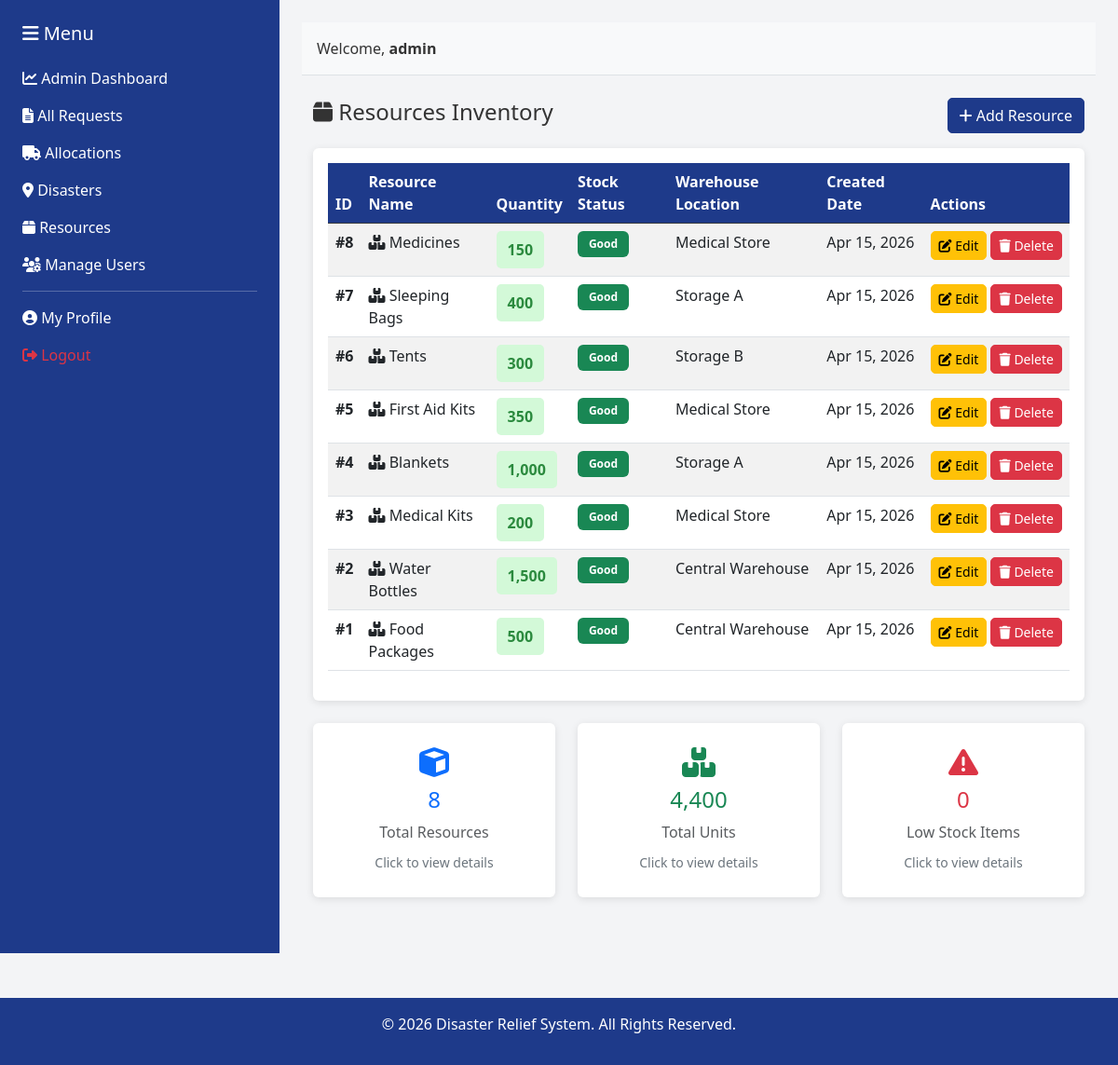
/resources/view_resources.php (signed in), run on the app's committed database.
### tables this page shows
CREATE TABLE IF NOT EXISTS `resources` (
    `id` INT PRIMARY KEY AUTO_INCREMENT,
    `resource_name` VARCHAR(100) NOT NULL,
    `quantity` INT NOT NULL DEFAULT 0,
    `warehouse_location` VARCHAR(255),
    `created_at` TIMESTAMP DEFAULT CURRENT_TIMESTAMP,
    `updated_at` TIMESTAMP DEFAULT CURRENT_TIMESTAMP ON UPDATE CURRENT_TIMESTAMP,
    UNIQUE KEY `unique_resource` (`resource_name`)
);

### resources/view_resources.php (the view, shortened to what this page needs)
<?php
require_once '../config/database.php';
$low_stock_threshold = 100;
$query = "SELECT * FROM resources ORDER BY id DESC";
$result = $conn->query($query);
$low_stock_query = "SELECT * FROM resources WHERE quantity < $low_stock_threshold ORDER BY quantity ASC";
$low_stock_result = $conn->query($low_stock_query);
?>
<!DOCTYPE html>
<html lang="en">
<head>
    <link href="https://cdn.jsdelivr.net/npm/bootstrap@5.3.0/dist/css/bootstrap.min.css" rel="stylesheet">
    <link href="https://cdnjs.cloudflare.com/ajax/libs/font-awesome/6.4.0/css/all.min.css" rel="stylesheet">
    <link href="../assets/css/style.css" rel="stylesheet">
</head>
<body>
    <div class="container-fluid">
        <div class="row" style="min-height: 100vh;">
            <?php include '../includes/sidebar.php'; ?>
            <div class="col-md-9 p-4" style="background-color: #F3F4F6;">
                <?php include '../includes/header.php'; ?>
                <div class="container mt-4">
                    <div class="d-flex justify-content-between align-items-center mb-3">
                        <h4><i class="fas fa-box"></i> Resources Inventory</h4>
                        <a href="add_resource.php" class="btn btn-primary">
                            <i class="fas fa-plus"></i> Add Resource
                        </a>
                    </div>
                    <div class="card">
                        <div class="card-body">
                            <?php if ($result->num_rows > 0): ?>
                                <div class="table-responsive">
                                    <table class="table table-striped table-hover">
                                        <thead class="table-dark">
                                            <tr>
                                                <th>ID</th>
                                                <th>Resource Name</th>
                                                <th>Quantity</th>
                                                <th>Stock Status</th>
                                                <th>Warehouse Location</th>
                                                <th>Created Date</th>
                                                <th>Actions</th>
                                            </tr>
                                        </thead>
                                        <tbody>
                                            <?php
                                            $result->data_seek(0);
                                            while ($row = $result->fetch_assoc()):
                                                $qty = $row['quantity'];
                                                if ($qty < 50) {
                                                    $status_class = 'quantity-low';
                                                    $status_text = 'Critical';
                                                } elseif ($qty < $low_stock_threshold) {
                                                    $status_class = 'quantity-medium';
                                                    $status_text = 'Low';
                                                } else {
                                                    $status_class = 'quantity-good';
                                                    $status_text = 'Good';
                                                }
                                            ?>
                                                <tr class="table-row-clickable" onclick="window.location.href='update_resource.php?id=<?php echo $row['id']; ?>'">
                                                    <td><strong>#<?php echo $row['id']; ?></strong></td>
                                                    <td>
                                                        <i class="fas fa-boxes"></i>
                                                        <?php echo htmlspecialchars($row['resource_name']); ?>
                                                    </td>
                                                    <td>
                                                        <span class="quantity-badge <?php echo $status_class; ?>">
                                                            <?php echo number_format($row['quantity']); ?>
                                                        </span>
                                                    </td>
                                                    <td>
                                                        <?php
                                                        if ($status_text == 'Critical') {
                                                            echo '<span class="badge bg-danger">Critical</span>';
                                                        } elseif ($status_text == 'Low') {
                                                            echo '<span class="badge bg-warning">Low</span>';
                                                        } else {
                                                            echo '<span class="badge bg-success">Good</span>';
                                                        }
                                                        ?>
                                                    </td>
                                                    <td><?php echo htmlspecialchars($row['warehouse_location'] ?? 'Not specified'); ?></td>
                                                    <td><?php echo date('M d, Y', strtotime($row['created_at'])); ?></td>
                                                    <td class="action-buttons" onclick="event.stopPropagation();">
                                                        <a href="update_resource.php?id=<?php echo $row['id']; ?>" class="btn btn-sm btn-warning">
                                                            <i class="fas fa-edit"></i> Edit
                                                        </a>
                                                        <a href="?delete_id=<?php echo $row['id']; ?>" class="btn btn-sm btn-danger" onclick="return confirm('Are you sure you want to delete this resource?');">
                                                            <i class="fas fa-trash"></i> Delete
                                                        </a>
                                                    </td>
                                                </tr>
                                            <?php endwhile; ?>
                                        </tbody>
                                    </table>
                                </div>
                            <?php else: ?>
                                <p class="text-muted">No resources found. <a href="add_resource.php">Add one →</a></p>
                            <?php endif; ?>
                        </div>
                    </div>
                    <div class="row mt-4">
                        <div class="col-md-4 mb-3">
                            <div class="card summary-card" data-bs-toggle="modal" data-bs-target="#totalResourcesModal" style="cursor: pointer;">
                                <div class="card-body text-center p-4">
                                    <i class="fas fa-cube text-primary" style="font-size: 2rem; margin-bottom: 10px;"></i>
                                    <h4 class="text-primary"><?php echo $result->num_rows; ?></h4>
                                    <p class="text-muted mb-2">Total Resources</p>
                                    <small class="text-secondary">Click to view details</small>
                                </div>
                            </div>
                        </div>
                        <div class="col-md-4 mb-3">
                            <div class="card summary-card" data-bs-toggle="modal" data-bs-target="#totalUnitsModal" style="cursor: pointer;">
                                <div class="card-body text-center p-4">
                                    <i class="fas fa-boxes text-success" style="font-size: 2rem; margin-bottom: 10px;"></i>
                                    <h4 class="text-success">
                                        <?php
                                        $total_qty = $conn->query("SELECT SUM(quantity) as total FROM resources")->fetch_assoc()['total'];
                                        echo number_format($total_qty ?? 0);
                                        ?>
                                    </h4>
                                    <p class="text-muted mb-2">Total Units</p>
                                    <small class="text-secondary">Click to view details</small>
                                </div>
                            </div>
                        </div>
                        <div class="col-md-4 mb-3">
                            <div class="card summary-card" data-bs-toggle="modal" data-bs-target="#lowStockModal" style="cursor: pointer;">
                                <div class="card-body text-center p-4">
                                    <i class="fas fa-exclamation-triangle text-danger" style="font-size: 2rem; margin-bottom: 10px;"></i>
                                    <h4 class="text-danger"><?php echo $low_stock_result->num_rows; ?></h4>
                                    <p class="text-muted mb-2">Low Stock Items</p>
                                    <small class="text-secondary">Click to view details</small>
                                </div>
                            </div>
                        </div>
                    </div>
                </div>
            </div>
        </div>
    </div>
    <?php include '../includes/footer.php'; ?>
</body>
</html>

### includes/sidebar.php (shortened to what this page needs)
<?php
$current_user = isset($_SESSION['role']) ? $_SESSION['role'] : 'user';
?>
<nav class="col-md-3 bg-dark text-white p-4" style="min-height: 100vh;">
    <h5 class="mb-4"><i class="fas fa-bars"></i> Menu</h5>
    <ul class="list-unstyled">
        <li class="mb-3">
            <?php if ($current_user === 'admin'): ?>
                <a href="/DMS/admin/dashboard.php" class="text-white text-decoration-none">
                    <i class="fas fa-chart-line"></i> Admin Dashboard
                </a>
            <?php else: ?>
                <a href="/DMS/worker/dashboard.php" class="text-white text-decoration-none">
                    <i class="fas fa-home"></i> My Dashboard
                </a>
            <?php endif; ?>
        </li>
        <?php if ($current_user === 'admin'): ?>
            <li class="mb-3">
                <a href="/DMS/requests/view_requests.php" class="text-white text-decoration-none">
                    <i class="fas fa-file-alt"></i> All Requests
                </a>
            </li>
            <li class="mb-3">
                <a href="/DMS/allocations/view_allocations.php" class="text-white text-decoration-none">
                    <i class="fas fa-truck"></i> Allocations
                </a>
            </li>
            <li class="mb-3">
                <a href="/DMS/disasters/view_disasters.php" class="text-white text-decoration-none">
                    <i class="fas fa-map-marker-alt"></i> Disasters
                </a>
            </li>
            <li class="mb-3">
                <a href="/DMS/resources/view_resources.php" class="text-white text-decoration-none">
                    <i class="fas fa-box"></i> Resources
                </a>
            </li>
            <li class="mb-3">
                <a href="/DMS/admin/manage_users.php" class="text-white text-decoration-none">
                    <i class="fas fa-users-cog"></i> Manage Users
                </a>
            </li>
        <?php endif; ?>
        <hr>
        <li class="mb-3">
            <a href="/DMS/profile.php" class="text-white text-decoration-none">
                <i class="fas fa-user-circle"></i> My Profile
            </a>
        </li>
        <li>
            <a href="/DMS/logout.php" class="text-danger text-decoration-none">
                <i class="fas fa-sign-out-alt"></i> Logout
            </a>
        </li>
    </ul>
</nav>

### includes/header.php
<header class="bg-light p-3 border-bottom">
    <div class="d-flex justify-content-between align-items-center">
        <div>
            <span class="me-3">Welcome, <strong><?php echo $_SESSION['username'] ?? 'User'; ?></strong></span>
        </div>
    </div>
</header>

### includes/footer.php
<footer class="bg-dark text-white text-center p-3 mt-5">
    <p>&copy; 2026 Disaster Relief System. All Rights Reserved.</p>
</footer>

### assets/css/style.css (style rules this page uses)
:root { --primary: #1E3A8A; --secondary: #F97316; --background: #F3F4F6; --danger: #DC2626; }
* { margin: 0; padding: 0; box-sizing: border-box; }
body { font-family: 'Segoe UI', Tahoma, Geneva, Verdana, sans-serif; background-color: var(--background); color: #333; }
.btn-primary { background-color: var(--primary) !important; border-color: var(--primary) !important; }
.bg-dark { background-color: var(--primary) !important; }
.card { border: none; box-shadow: 0 2px 8px rgba(0, 0, 0, 0.1); margin-bottom: 20px; }
table { background-color: white; }
.table th { background-color: var(--primary); color: white; }
.badge { padding: 8px 12px; }
.btn { border-radius: 5px; font-weight: 500; }
nav { position: sticky; top: 0; }

### resources/view_resources.php (style rules this page uses)
.table-row-clickable { cursor: pointer; transition: background-color 0.2s ease; }
.action-buttons { white-space: nowrap; }
.quantity-badge { padding: 8px 12px; border-radius: 5px; font-weight: bold; display: inline-block; }
.quantity-good { background-color: #d3f9d8; color: #2b8a3e; }
.summary-card { transition: all 0.3s ease; border: 2px solid transparent; }

### data on the page
resources: id "8", resource_name "Medicines", quantity "150", shows "Good", warehouse_location "Medical Store", created_at "Apr 15, 2026"
resources: id "7", resource_name "Sleeping Bags", quantity "400", shows "Good", warehouse_location "Storage A", created_at "Apr 15, 2026"
resources: id "6", resource_name "Tents", quantity "300", shows "Good", warehouse_location "Storage B", created_at "Apr 15, 2026"
resources: id "5", resource_name "First Aid Kits", quantity "350", shows "Good", warehouse_location "Medical Store", created_at "Apr 15, 2026"
resources: id "4", resource_name "Blankets", quantity "1,000", shows "Good", warehouse_location "Storage A", created_at "Apr 15, 2026"
resources: id "3", resource_name "Medical Kits", quantity "200", shows "Good", warehouse_location "Medical Store", created_at "Apr 15, 2026"
resources: id "2", resource_name "Water Bottles", quantity "1,500", shows "Good", warehouse_location "Central Warehouse", created_at "Apr 15, 2026"
resources: id "1", resource_name "Food Packages", quantity "500", shows "Good", warehouse_location "Central Warehouse", created_at "Apr 15, 2026"

### other printed values
$_SESSION['username'] "admin"
$result->num_rows "8"
$total_qty "4,400"
$low_stock_result->num_rows "0"
